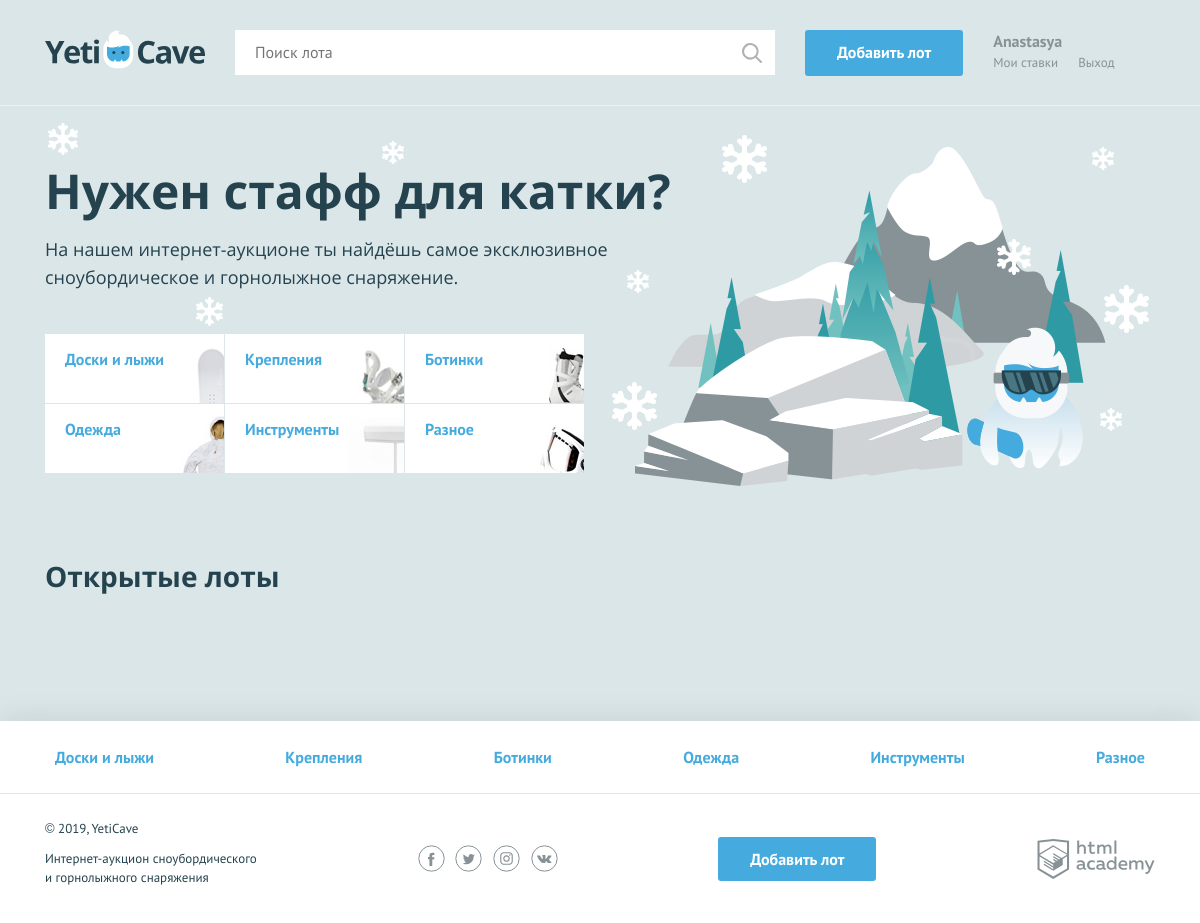
The page / on the database its author committed.
### tables this page shows
CREATE TABLE categories (
  id INT AUTO_INCREMENT PRIMARY KEY,
  title CHAR(200) NOT NULL UNIQUE,
  code CHAR(20) NOT NULL UNIQUE
);

### helpers.php (called while the page is built, shortened)
<?php
function include_template($name, array $data = []) {
    $name = 'templates/' . $name;
    extract($data);
    require $name;
    $result = ob_get_clean();
    return $result;
}

### db.php (called while the page is built, shortened)
<?php
$connection = mysqli_connect("localhost", "root", "root", "yeticave");
mysqli_set_charset($connection, "utf8");
function getDataFromDB($connection, $sql) {
    if ($connection) {
        $result = mysqli_query($connection, $sql);
        if ($result) {
            $data = mysqli_fetch_all($result, MYSQLI_ASSOC);
        } else {
            $error = mysqli_error($connection);
            $data = [];
            print("Ошибка MySQL: " . $error);
        }
    } else {
        print('Ошибка подключения: ' . mysqli_connect_error());
    }
    return $data;
}
$sqlCategories = 'SELECT categories.id as id, `code`, `title` FROM categories';
$categories = getDataFromDB($connection, $sqlCategories);

### templates/main.php (the view, shortened to what this page needs)
<section class="promo">
    <h2 class="promo__title">Нужен стафф для катки?</h2>
    <p class="promo__text">На нашем интернет-аукционе ты найдёшь самое эксклюзивное сноубордическое и горнолыжное
        снаряжение.</p>
    <ul class="promo__list">
        <?php foreach ($categories as $category): ?>
            <li class="promo__item promo__item--<?= $category['code'] ?>">
                <a class="promo__link" href="pages/all-lots.html"><?= strip_tags($category['title']); ?></a>
            </li>
        <?php endforeach; ?>
    </ul>
</section>
<section class="lots">
    <div class="lots__header">
        <h2>Открытые лоты</h2>
    </div>
</section>

### templates/footer.php (shortened to what this page needs)
<nav class="nav">
    <ul class="nav__list container">
        <?php foreach ($categories as $category): ?>
            <li class="nav__item">
                <a href="pages/all-lots.html"><?= strip_tags($category['title']); ?></a>
            </li>
        <?php endforeach; ?>
    </ul>
</nav>
<div class="main-footer__bottom container">
    <div class="main-footer__copyright">
        <p>© 2019, YetiCave</p>
        <p>Интернет-аукцион сноубордического и горнолыжного снаряжения</p>
    </div>
    <div class="main-footer__social social">
        <a class="social__link social__link--facebook" href="#">
        </a>
        <a class="social__link social__link--twitter" href="#">
        </a>
        <a class="social__link social__link--instagram" href="#">
        </a>
        <a class="social__link social__link--vkontakte" href="#">
        </a>
    </div>
    <a class="main-footer__add-lot button" href="add.php">Добавить лот</a>
    <div class="main-footer__developed-by">
        <a class="logo-academy" href="https://htmlacademy.ru/intensive/php">
        </a>
    </div>
</div>

### css/style.css (style rules this page uses)
html, body { height: 100%; }
body { min-width: 1140px; background-color: #dbe6e9; font-family: "PT Sans", sans-serif; font-weight: 400; font-size: 16px; line-height: 26px; color: #25434e; }
a { text-decoration: none; }
h2 { margin: 0; font-family: "Open Sans", sans-serif; font-size: 28px; line-height: 35px; font-weight: 700; }
.container { width: 1110px; margin: 0 auto; padding: 0 15px; }
.button { display: block; padding: 9px 32px; background-color: #45abde; color: #ffffff; text-align: center; font-weight: 700; border: none; border-radius: 3px; }
.main-footer__bottom { display: -webkit-flex; display: -ms-flexbox; display: flex; -webkit-justify-content: space-between; -ms-flex-pack: justify; justify-content: space-between; -webkit-align-items: center; -ms-flex-align: center; align-items: center; padding: 25px 0; }
.main-footer__copyright { max-width: 212px; }
.main-footer__copyright p { margin: 0; margin-bottom: 11px; font-size: 13px; line-height: 19px; }
.main-footer__social { width: 140px; }
.social { display: -webkit-flex; display: -ms-flexbox; display: flex; -webkit-justify-content: space-between; -ms-flex-pack: justify; justify-content: space-between; -webkit-flex-wrap: wrap; -ms-flex-wrap: wrap; flex-wrap: wrap; }
.social__link { width: 27px; height: 27px; }
.logo-academy { display: block; width: 118px; height: 40px; }
.nav { background-color: #ffffff; border-bottom: 1px solid #e1e6e7; }
.nav__list { display: -webkit-flex; display: -ms-flexbox; display: flex; -webkit-justify-content: space-between; -ms-flex-pack: justify; justify-content: space-between; -webkit-flex-wrap: wrap; -ms-flex-wrap: wrap; flex-wrap: wrap; list-style: none; }
.nav__item a { position: relative; display: block; padding: 12px 10px; font-weight: 700; color: #45abde; }
.nav__item a::before { content: ""; display: none; position: absolute; bottom: 0; width: calc(100% - 20px); height: 3px; background-color: #e2e5e6; }
.main-footer .nav__item a { padding: 23px 10px; }
.promo { padding: 58px 0 35px; background: url("../img/promo-bg.png") 3px 17px no-repeat; }
.promo__title { margin: 0; margin-bottom: 18px; font-family: "Open Sans", sans-serif; font-size: 48px; line-height: 53px; font-weight: 700; }
.promo__text { max-width: 570px; margin: 0; margin-bottom: 43px; font-family: "Open Sans", sans-serif; font-size: 18px; line-height: 28px; font-weight: 400; }
.promo__list { position: relative; display: -webkit-flex; display: -ms-flexbox; display: flex; -webkit-flex-wrap: wrap; -ms-flex-wrap: wrap; flex-wrap: wrap; width: 542px; padding: 0; margin: 0; list-style: none; }
.promo__link:nth-child(1), .promo__link:nth-child(2), .promo__link:nth-child(3) { border-bottom: 1px solid #dbe6e9; }
.promo__link:nth-child(1), .promo__link:nth-child(2), .promo__link:nth-child(4), .promo__link:nth-child(5) { border-right: 1px solid #dbe6e9; }
.promo__link { position: relative; display: block; width: 180px; height: 70px; padding: 12px 20px; background-color: #ffffff; color: #45abde; font-weight: 700; box-sizing: border-box; background-repeat: no-repeat; }
.promo__item--boards .promo__link { background-image: url("../img/category-1.jpg"); background-position: 146px 8px; }
.promo__item--attachment .promo__link { background-image: url("../img/category-2.jpg"); background-position: 133px 12px; }
.promo__item--boots .promo__link { background-image: url("../img/category-3.jpg"); background-position: 144px 14px; }
.promo__item--clothing .promo__link { background-image: url("../img/category-4.jpg"); background-position: 127px 12px; }
.promo__item--tools .promo__link { background-image: url("../img/category-5.jpg"); background-position: 123px 13px; }
.promo__item--other .promo__link { background-image: url("../img/category-6.jpg"); background-position: 132px 2px; }
.lots { padding-top: 50px; }
.lots__header { display: -webkit-flex; display: -ms-flexbox; display: flex; -webkit-justify-content: space-between; -ms-flex-pack: justify; justify-content: space-between; }
.lots h2 { padding-bottom: 42px; }

### rows shown on the page
categories: title "Доски и лыжи"
categories: title "Крепления"
categories: title "Ботинки"
categories: title "Одежда"
categories: title "Инструменты"
categories: title "Разное"

### other values the page prints
$userName "Anastasya"
